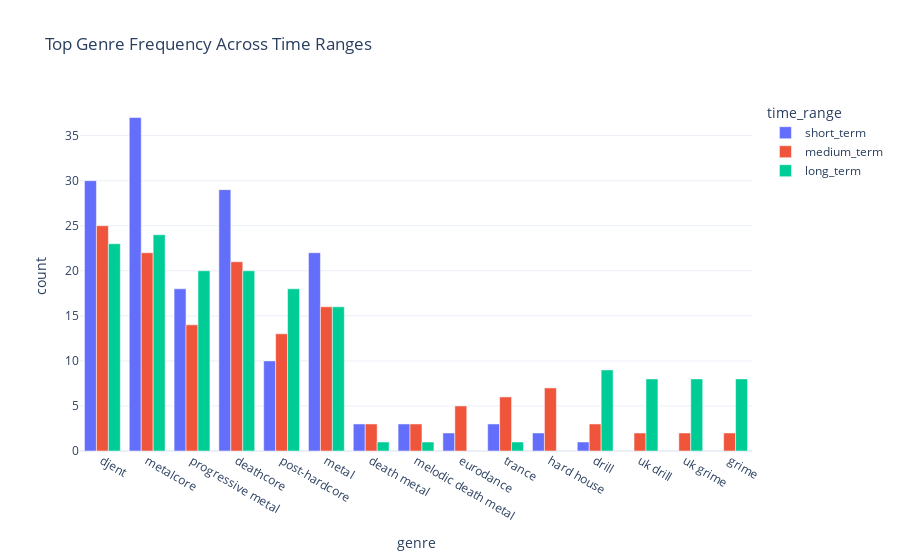

Here is the notebook cell this chart was saved with:
### Code cell
genre_df = get_top_genres_over_time(df, top_n=15)

plot_genre_evolution(genre_df).show()

### Figure 1 — Plotly figure (JSON) as saved in the notebook; plotly's stock layout.template omitted (floating-point values rounded to 4 significant figures)
{"data": [{"alignmentgroup": "True", "hovertemplate": "time_range=short_term<br>genre=%{x}<br>count=%{y}<extra></extra>", "legendgroup": "short_term", "marker": {"color": "#636efa", "pattern": {"shape": ""}}, "name": "short_term", "offsetgroup": "short_term", "orientation": "v", "showlegend": true, "textposition": "auto", "type": "bar", "x": ["djent", "metalcore", "progressive metal", "deathcore", "post-hardcore", "metal", "death metal", "melodic death metal", "eurodance", "trance", "hard house", "drill"], "xaxis": "x", "y": [30, 37, 18, 29, 10, 22, 3, 3, 2, 3, 2, 1], "yaxis": "y"}, {"alignmentgroup": "True", "hovertemplate": "time_range=medium_term<br>genre=%{x}<br>count=%{y}<extra></extra>", "legendgroup": "medium_term", "marker": {"color": "#EF553B", "pattern": {"shape": ""}}, "name": "medium_term", "offsetgroup": "medium_term", "orientation": "v", "showlegend": true, "textposition": "auto", "type": "bar", "x": ["metalcore", "deathcore", "metal", "djent", "progressive metal", "post-hardcore", "drill", "eurodance", "trance", "hard house", "uk drill", "uk grime", "grime", "melodic death metal", "death metal"], "xaxis": "x", "y": [22, 21, 16, 25, 14, 13, 3, 5, 6, 7, 2, 2, 2, 3, 3], "yaxis": "y"}, {"alignmentgroup": "True", "hovertemplate": "time_range=long_term<br>genre=%{x}<br>count=%{y}<extra></extra>", "legendgroup": "long_term", "marker": {"color": "#00cc96", "pattern": {"shape": ""}}, "name": "long_term", "offsetgroup": "long_term", "orientation": "v", "showlegend": true, "textposition": "auto", "type": "bar", "x": ["trance", "uk drill", "drill", "uk grime", "grime", "metalcore", "djent", "metal", "post-hardcore", "deathcore", "progressive metal", "death metal", "melodic death metal"], "xaxis": "x", "y": [1, 8, 9, 8, 8, 24, 23, 16, 18, 20, 20, 1, 1], "yaxis": "y"}], "layout": {"barmode": "group", "legend": {"title": {"text": "time_range"}, "tracegroupgap": 0}, "title": {"text": "Top Genre Frequency Across Time Ranges"}, "xaxis": {"anchor": "y", "domain": [0, 1], "title": {"text": "genre"}}, "yaxis": {"anchor": "x", "domain": [0, 1], "title": {"text": "count"}}}}
